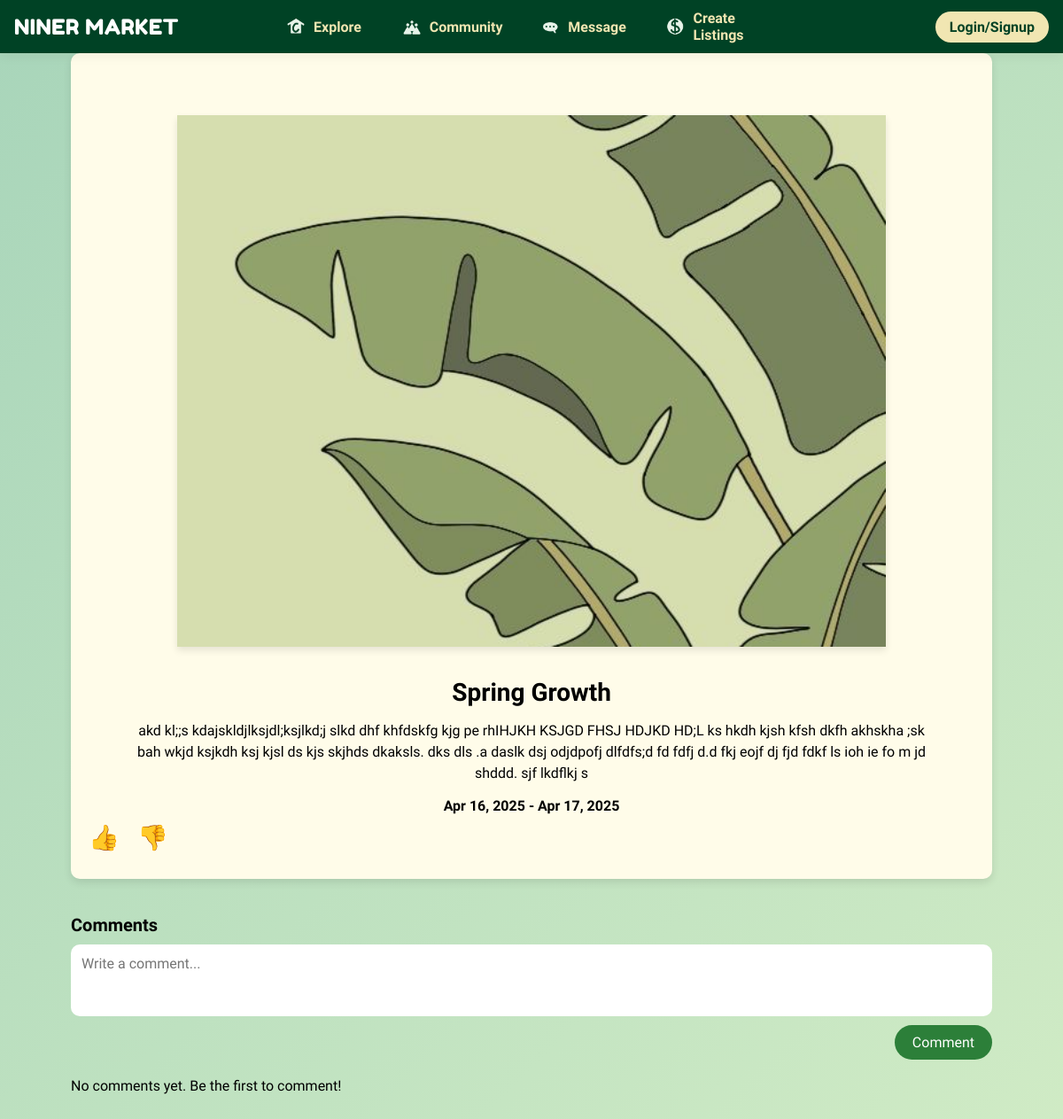
/community/1/, run on an earlier commit of the app's database.
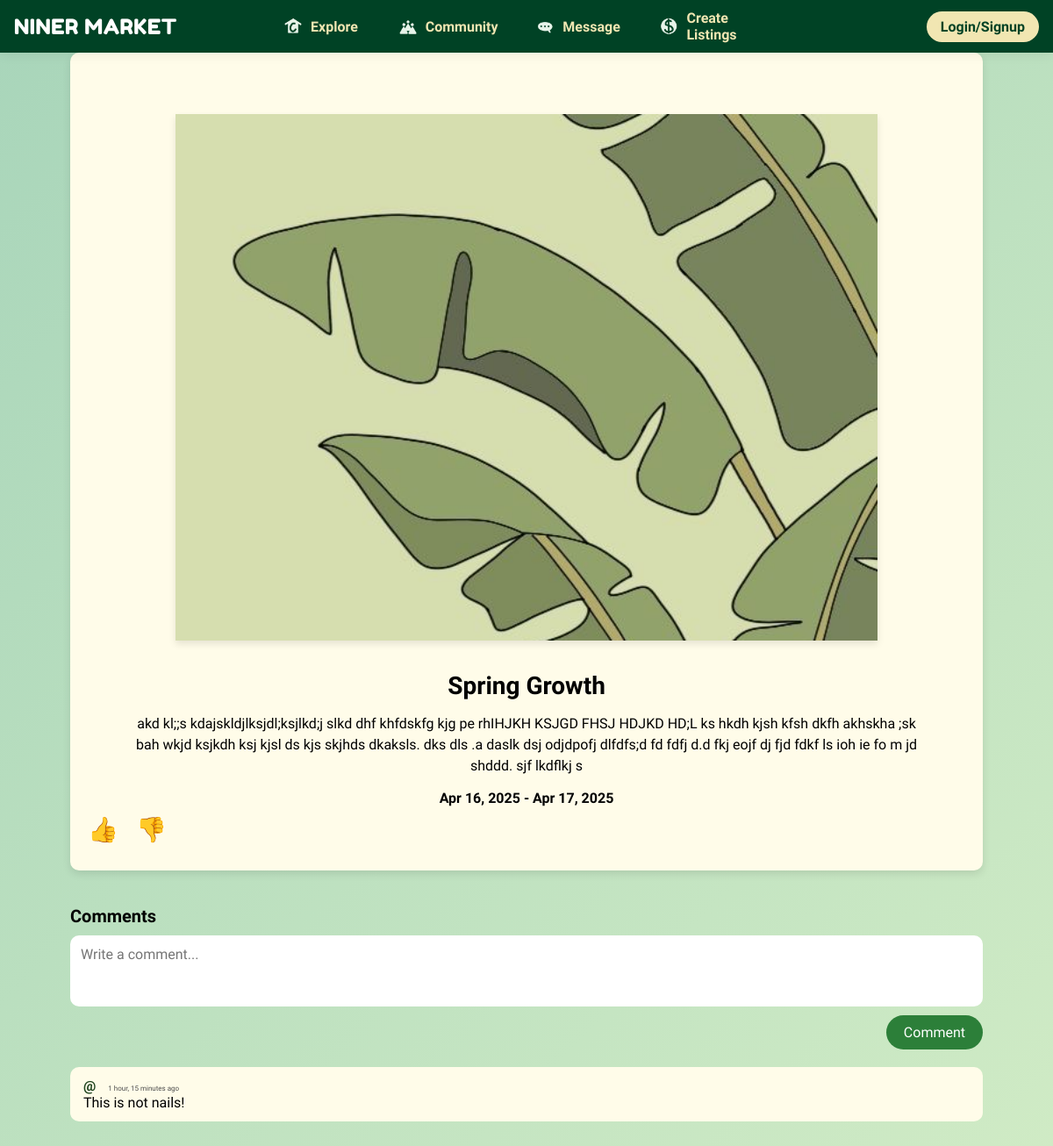
And on a later commit of the database.
### base/models.py (models this page shows, shortened)
class Comment(models.Model):
    post = models.ForeignKey(Post, on_delete=models.CASCADE)
    user = models.ForeignKey('base.User', on_delete=models.CASCADE)
    body = models.TextField()
    created_at = models.DateTimeField(auto_now_add=True)

### base/views.py (the view, shortened to what this page needs)
# urls.py: path('community/<int:post_id>/', views.community_detail, name='community-detail'),
def community_detail(request, post_id):
    post = get_object_or_404(Post, id=post_id)
    comments = Comment.objects.filter(post=post).order_by('created_at')
    context = {
        'post': post,
        'comments': comments
    }
    return render(request, 'base/community_detail.html', context)

### base/templates/base/community_detail.html (shortened to what this page needs)
{% include 'navbar.html' %}
{% load static %}
{% block content %}
<link rel="stylesheet" href="{% static 'css/community_detail.css' %}">
<div class="detail-container">
  <div class="post-detail-card">
    <div class="image-section">
      {% if post.image %}
        <img src="{{ post.image.url }}" alt="{{ post.title }}">
      {% else %}
        <img src="{% static 'images/default-post.png' %}" alt="No image">
      {% endif %}
    </div>
    <div class="info-section">
      <h2>{{ post.title }}</h2>
      <p class="description">{{ post.description }}</p>
      <p class="date-range">
        {{ post.start_date|date:"M d, Y" }} - {{ post.end_date|date:"M d, Y" }}
      </p>
      <div class="reaction-buttons">
        <button class="like-btn">👍</button>
        <button class="dislike-btn">👎</button>
      </div>
    </div>
  </div>
  <div class="comments-section">
    <h3>Comments</h3>
    <form method="POST" class="comment-form">
      <textarea name="body" rows="3" placeholder="Write a comment..." required></textarea>
      <button type="submit">Comment</button>
    </form>
    <div class="comment-list">
      {% for comment in comments %}
        <div class="comment">
          <strong>@{{ comment.user.username }}</strong>
          <span class="timestamp">{{ comment.created_at|timesince }} ago</span>
          <p>{{ comment.body }}</p>
        </div>
      {% empty %}
        <p>No comments yet. Be the first to comment!</p>
      {% endfor %}
    </div>
  </div>
</div>
{% endblock %}

What changed in the data, as far as the page shows it:
added Comment: created_at "1 hour, 15 minutes", body "This is not nails!"
Also different on the page:
text no longer shown: "No comments yet. Be the first to comment!"
